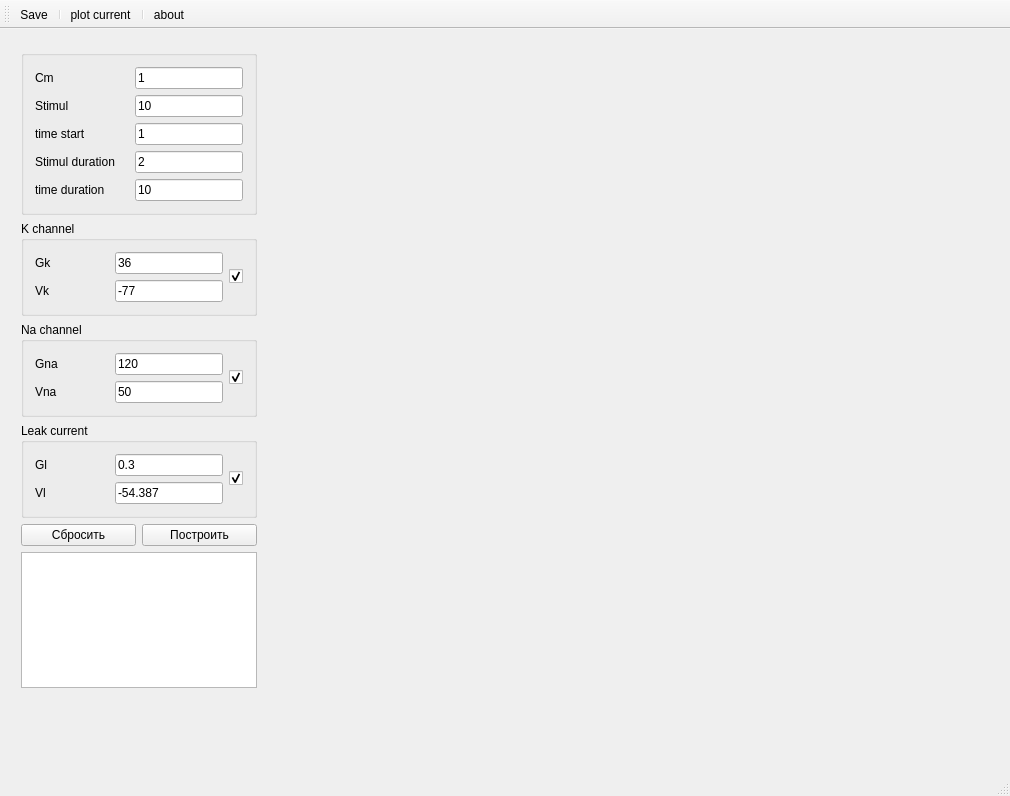
<?xml version="1.0" encoding="UTF-8"?>
<ui version="4.0">
 <class>MainWindow</class>
 <widget class="QMainWindow" name="MainWindow">
  <property name="geometry">
   <rect>
    <x>0</x>
    <y>0</y>
    <width>1010</width>
    <height>796</height>
   </rect>
  </property>
  <property name="sizePolicy">
   <sizepolicy hsizetype="Expanding" vsizetype="Expanding">
    <horstretch>0</horstretch>
    <verstretch>0</verstretch>
   </sizepolicy>
  </property>
  <property name="windowTitle">
   <string>MainWindow</string>
  </property>
  <widget class="QWidget" name="centralWidget">
   <widget class="QCustomPlot" name="widget" native="true">
    <property name="geometry">
     <rect>
      <x>290</x>
      <y>10</y>
      <width>711</width>
      <height>341</height>
     </rect>
    </property>
   </widget>
   <widget class="QCustomPlot" name="widget_2" native="true">
    <property name="geometry">
     <rect>
      <x>290</x>
      <y>490</y>
      <width>711</width>
      <height>251</height>
     </rect>
    </property>
   </widget>
   <widget class="QCustomPlot" name="widget_3" native="true">
    <property name="geometry">
     <rect>
      <x>290</x>
      <y>360</y>
      <width>711</width>
      <height>121</height>
     </rect>
    </property>
   </widget>
   <widget class="QWidget" name="layoutWidget">
    <property name="geometry">
     <rect>
      <x>10</x>
      <y>10</y>
      <width>258</width>
      <height>660</height>
     </rect>
    </property>
    <layout class="QVBoxLayout" name="verticalLayout_6">
     <item>
      <widget class="QGroupBox" name="groupBox_4">
       <property name="title">
        <string/>
       </property>
       <layout class="QVBoxLayout" name="verticalLayout">
        <item>
         <layout class="QHBoxLayout" name="horizontalLayout">
          <item>
           <widget class="QLabel" name="label">
            <property name="enabled">
             <bool>true</bool>
            </property>
            <property name="sizePolicy">
             <sizepolicy hsizetype="Expanding" vsizetype="Preferred">
              <horstretch>0</horstretch>
              <verstretch>0</verstretch>
             </sizepolicy>
            </property>
            <property name="text">
             <string>Cm</string>
            </property>
           </widget>
          </item>
          <item>
           <widget class="QLineEdit" name="lineEdit">
            <property name="text">
             <string>1</string>
            </property>
           </widget>
          </item>
         </layout>
        </item>
        <item>
         <layout class="QHBoxLayout" name="horizontalLayout_2">
          <item>
           <widget class="QLabel" name="label_2">
            <property name="sizePolicy">
             <sizepolicy hsizetype="Expanding" vsizetype="Preferred">
              <horstretch>0</horstretch>
              <verstretch>0</verstretch>
             </sizepolicy>
            </property>
            <property name="text">
             <string>Stimul</string>
            </property>
           </widget>
          </item>
          <item>
           <widget class="QLineEdit" name="lineEdit_2">
            <property name="text">
             <string>10</string>
            </property>
           </widget>
          </item>
         </layout>
        </item>
        <item>
         <layout class="QHBoxLayout" name="horizontalLayout_12">
          <item>
           <widget class="QLabel" name="label_11">
            <property name="text">
             <string>time start</string>
            </property>
           </widget>
          </item>
          <item>
           <widget class="QLineEdit" name="lineEdit_11">
            <property name="sizePolicy">
             <sizepolicy hsizetype="Preferred" vsizetype="Preferred">
              <horstretch>0</horstretch>
              <verstretch>0</verstretch>
             </sizepolicy>
            </property>
            <property name="text">
             <string>1</string>
            </property>
           </widget>
          </item>
         </layout>
        </item>
        <item>
         <layout class="QHBoxLayout" name="horizontalLayout_11">
          <item>
           <widget class="QLabel" name="label_9">
            <property name="text">
             <string>Stimul duration</string>
            </property>
           </widget>
          </item>
          <item>
           <widget class="QLineEdit" name="lineEdit_9">
            <property name="sizePolicy">
             <sizepolicy hsizetype="Preferred" vsizetype="Preferred">
              <horstretch>0</horstretch>
              <verstretch>0</verstretch>
             </sizepolicy>
            </property>
            <property name="text">
             <string>2</string>
            </property>
           </widget>
          </item>
         </layout>
        </item>
        <item>
         <layout class="QHBoxLayout" name="horizontalLayout_10">
          <item>
           <widget class="QLabel" name="label_10">
            <property name="sizePolicy">
             <sizepolicy hsizetype="Expanding" vsizetype="Preferred">
              <horstretch>0</horstretch>
              <verstretch>0</verstretch>
             </sizepolicy>
            </property>
            <property name="text">
             <string>time duration</string>
            </property>
           </widget>
          </item>
          <item>
           <widget class="QLineEdit" name="lineEdit_10">
            <property name="text">
             <string>10</string>
            </property>
           </widget>
          </item>
         </layout>
        </item>
       </layout>
      </widget>
     </item>
     <item>
      <layout class="QGridLayout" name="gridLayout_4">
       <item row="1" column="0">
        <widget class="QGroupBox" name="groupBox_2">
         <property name="title">
          <string>Na channel</string>
         </property>
         <layout class="QGridLayout" name="gridLayout_2">
          <item row="0" column="0">
           <layout class="QVBoxLayout" name="verticalLayout_3">
            <item>
             <layout class="QHBoxLayout" name="horizontalLayout_5">
              <item>
               <widget class="QLabel" name="label_5">
                <property name="sizePolicy">
                 <sizepolicy hsizetype="Expanding" vsizetype="Preferred">
                  <horstretch>0</horstretch>
                  <verstretch>0</verstretch>
                 </sizepolicy>
                </property>
                <property name="text">
                 <string>Gna</string>
                </property>
               </widget>
              </item>
              <item>
               <widget class="QLineEdit" name="lineEdit_5">
                <property name="text">
                 <string>120</string>
                </property>
               </widget>
              </item>
             </layout>
            </item>
            <item>
             <layout class="QHBoxLayout" name="horizontalLayout_6">
              <item>
               <widget class="QLabel" name="label_6">
                <property name="sizePolicy">
                 <sizepolicy hsizetype="Expanding" vsizetype="Preferred">
                  <horstretch>0</horstretch>
                  <verstretch>0</verstretch>
                 </sizepolicy>
                </property>
                <property name="text">
                 <string>Vna</string>
                </property>
               </widget>
              </item>
              <item>
               <widget class="QLineEdit" name="lineEdit_6">
                <property name="text">
                 <string>50</string>
                </property>
               </widget>
              </item>
             </layout>
            </item>
           </layout>
          </item>
          <item row="0" column="1">
           <widget class="QCheckBox" name="checkBox_2">
            <property name="text">
             <string/>
            </property>
            <property name="checked">
             <bool>true</bool>
            </property>
           </widget>
          </item>
         </layout>
        </widget>
       </item>
       <item row="2" column="0">
        <widget class="QGroupBox" name="groupBox_3">
         <property name="title">
          <string>Leak current</string>
         </property>
         <layout class="QGridLayout" name="gridLayout_3">
          <item row="0" column="0">
           <layout class="QVBoxLayout" name="verticalLayout_4">
            <item>
             <layout class="QHBoxLayout" name="horizontalLayout_7">
              <item>
               <widget class="QLabel" name="label_7">
                <property name="sizePolicy">
                 <sizepolicy hsizetype="Expanding" vsizetype="Preferred">
                  <horstretch>0</horstretch>
                  <verstretch>0</verstretch>
                 </sizepolicy>
                </property>
                <property name="text">
                 <string>Gl</string>
                </property>
               </widget>
              </item>
              <item>
               <widget class="QLineEdit" name="lineEdit_7">
                <property name="text">
                 <string>0.3</string>
                </property>
               </widget>
              </item>
             </layout>
            </item>
            <item>
             <layout class="QHBoxLayout" name="horizontalLayout_8">
              <item>
               <widget class="QLabel" name="label_8">
                <property name="sizePolicy">
                 <sizepolicy hsizetype="Expanding" vsizetype="Preferred">
                  <horstretch>0</horstretch>
                  <verstretch>0</verstretch>
                 </sizepolicy>
                </property>
                <property name="text">
                 <string>Vl</string>
                </property>
               </widget>
              </item>
              <item>
               <widget class="QLineEdit" name="lineEdit_8">
                <property name="text">
                 <string>-54.387</string>
                </property>
               </widget>
              </item>
             </layout>
            </item>
           </layout>
          </item>
          <item row="0" column="1">
           <widget class="QCheckBox" name="checkBox_3">
            <property name="text">
             <string/>
            </property>
            <property name="checked">
             <bool>true</bool>
            </property>
           </widget>
          </item>
         </layout>
        </widget>
       </item>
       <item row="0" column="0">
        <widget class="QGroupBox" name="groupBox">
         <property name="title">
          <string>K channel</string>
         </property>
         <layout class="QGridLayout" name="gridLayout">
          <item row="0" column="0">
           <layout class="QVBoxLayout" name="verticalLayout_2">
            <item>
             <layout class="QHBoxLayout" name="horizontalLayout_3">
              <item>
               <widget class="QLabel" name="label_3">
                <property name="sizePolicy">
                 <sizepolicy hsizetype="Expanding" vsizetype="Preferred">
                  <horstretch>0</horstretch>
                  <verstretch>0</verstretch>
                 </sizepolicy>
                </property>
                <property name="text">
                 <string>Gk</string>
                </property>
               </widget>
              </item>
              <item>
               <widget class="QLineEdit" name="lineEdit_3">
                <property name="text">
                 <string>36</string>
                </property>
               </widget>
              </item>
             </layout>
            </item>
            <item>
             <layout class="QHBoxLayout" name="horizontalLayout_4">
              <item>
               <widget class="QLabel" name="label_4">
                <property name="sizePolicy">
                 <sizepolicy hsizetype="Expanding" vsizetype="Preferred">
                  <horstretch>0</horstretch>
                  <verstretch>0</verstretch>
                 </sizepolicy>
                </property>
                <property name="text">
                 <string>Vk</string>
                </property>
               </widget>
              </item>
              <item>
               <widget class="QLineEdit" name="lineEdit_4">
                <property name="text">
                 <string>-77</string>
                </property>
               </widget>
              </item>
             </layout>
            </item>
           </layout>
          </item>
          <item row="0" column="1">
           <widget class="QCheckBox" name="checkBox">
            <property name="text">
             <string/>
            </property>
            <property name="checked">
             <bool>true</bool>
            </property>
           </widget>
          </item>
         </layout>
        </widget>
       </item>
      </layout>
     </item>
     <item>
      <layout class="QHBoxLayout" name="horizontalLayout_9">
       <item>
        <widget class="QPushButton" name="pushButton_2">
         <property name="text">
          <string>Сбросить</string>
         </property>
        </widget>
       </item>
       <item>
        <widget class="QPushButton" name="pushButton">
         <property name="text">
          <string>Построить</string>
         </property>
        </widget>
       </item>
      </layout>
     </item>
     <item>
      <widget class="QTableWidget" name="tableWidget">
       <property name="sizePolicy">
        <sizepolicy hsizetype="MinimumExpanding" vsizetype="Expanding">
         <horstretch>0</horstretch>
         <verstretch>0</verstretch>
        </sizepolicy>
       </property>
      </widget>
     </item>
    </layout>
   </widget>
   <zorder>layoutWidget</zorder>
   <zorder>widget</zorder>
   <zorder>widget_2</zorder>
   <zorder>widget_3</zorder>
  </widget>
  <widget class="QStatusBar" name="statusBar"/>
  <widget class="QToolBar" name="toolBar">
   <property name="windowTitle">
    <string>toolBar</string>
   </property>
   <attribute name="toolBarArea">
    <enum>TopToolBarArea</enum>
   </attribute>
   <attribute name="toolBarBreak">
    <bool>false</bool>
   </attribute>
   <addaction name="actionSave_2"/>
   <addaction name="separator"/>
   <addaction name="actionPlot_current"/>
   <addaction name="separator"/>
   <addaction name="actionAbout"/>
  </widget>
  <action name="actionOpen">
   <property name="text">
    <string>Open</string>
   </property>
  </action>
  <action name="actionSave_2">
   <property name="text">
    <string>Save</string>
   </property>
  </action>
  <action name="actionPlot_current">
   <property name="text">
    <string>plot current</string>
   </property>
  </action>
  <action name="actionAbout">
   <property name="text">
    <string>about</string>
   </property>
  </action>
 </widget>
 <layoutdefault spacing="6" margin="11"/>
 <customwidgets>
  <customwidget>
   <class>QCustomPlot</class>
   <extends>QWidget</extends>
   <header location="global">qcustomplot.h</header>
   <container>1</container>
  </customwidget>
 </customwidgets>
 <resources/>
 <connections/>
</ui>
